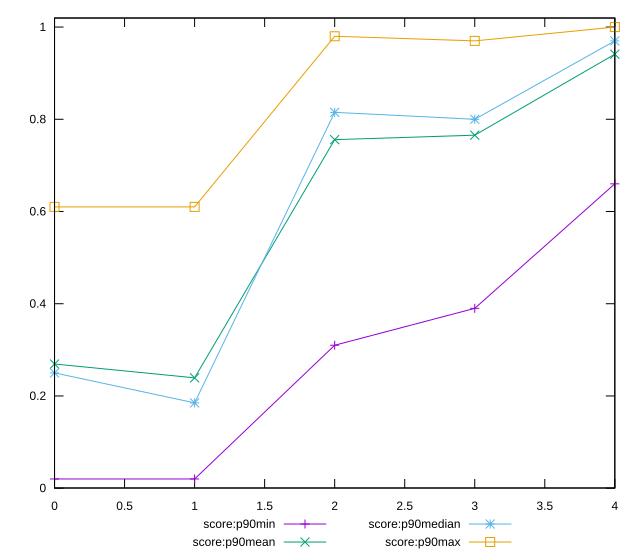

Generate this figure with gnuplot:
reset

$scoreP90Min <<EOF
0 0.02
1 0.02
2 0.31
3 0.39
4 0.66
EOF

$scoreP90Mean <<EOF
0 0.2692553191489361
1 0.2392553191489361
2 0.7558510638297871
3 0.7655319148936169
4 0.9411702127659576
EOF

$scoreP90Median <<EOF
0 0.25
1 0.185
2 0.815
3 0.8
4 0.97
EOF

$scoreP90Max <<EOF
0 0.61
1 0.61
2 0.98
3 0.97
4 1
EOF

set key outside below
set xrange [0:4]
set yrange [0.00040000000000000105:1.0196]
set trange [0.00040000000000000105:1.0196]
set terminal svg size 640, 560 enhanced background rgb 'white'
set output "report_00014_2021-02-09T15:56:05.503Z/mainthread-work-breakdown/progression/score.svg"

plot $scoreP90Min title "score:p90min" with linespoints, \
     $scoreP90Mean title "score:p90mean" with linespoints, \
     $scoreP90Median title "score:p90median" with linespoints, \
     $scoreP90Max title "score:p90max" with linespoints

reset
